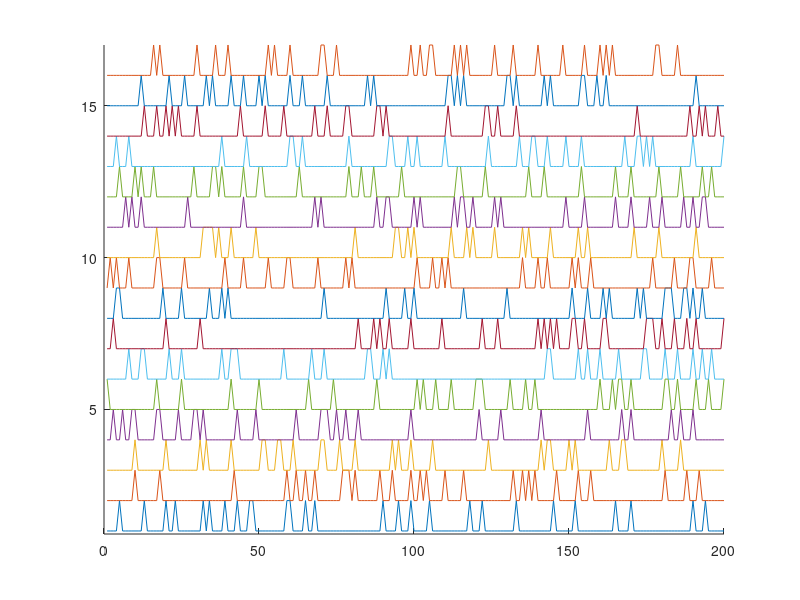
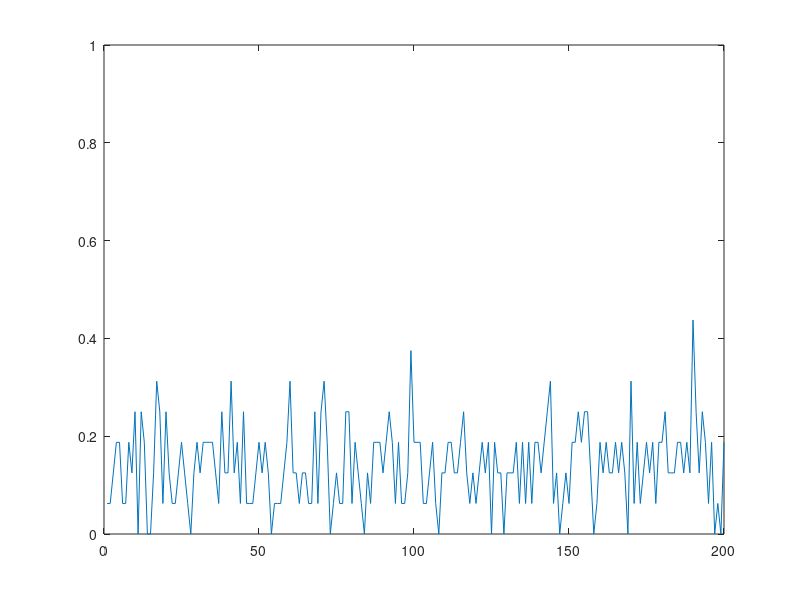
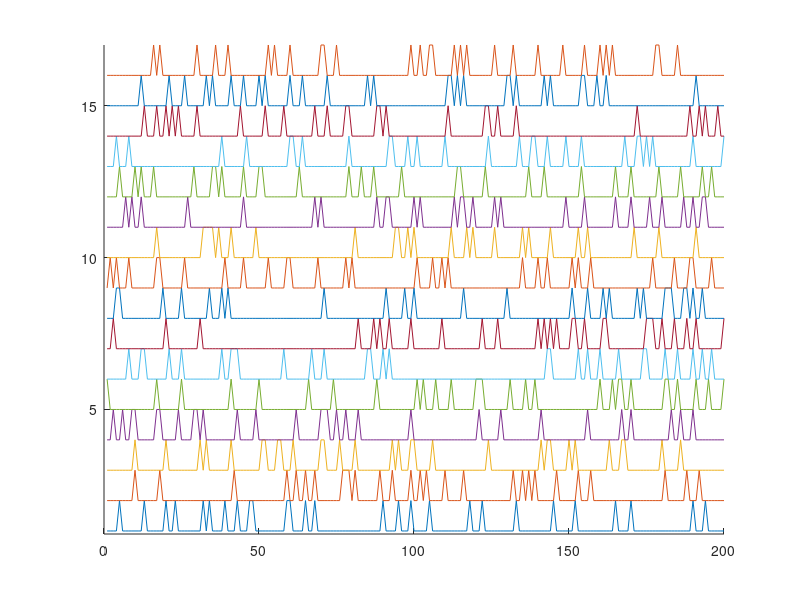
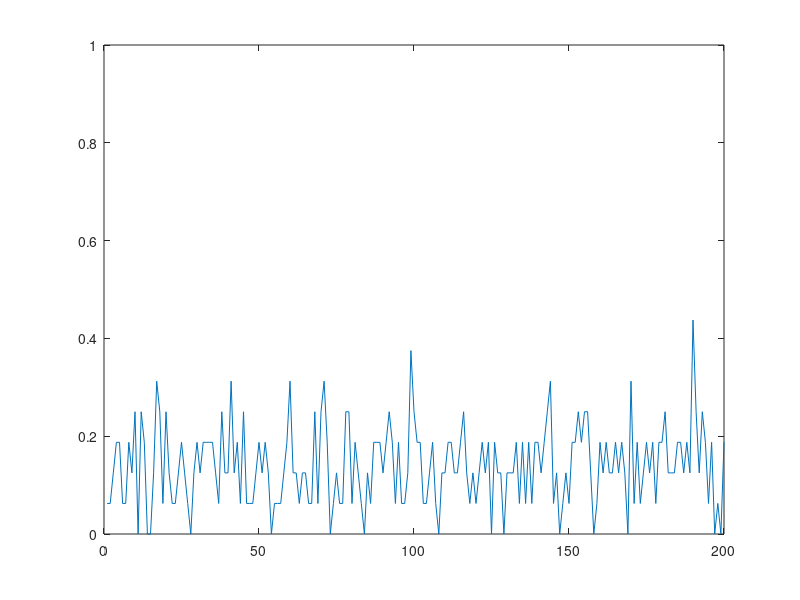

The MATLAB script that drew these images, in order:
clear all

%% Random spikes 

numits = 16; % How many neurons 

len = 200; % Duration of the epoch
numspikes = 30; % Number of spikes per epoch

z = zeros(1,len); % Empty time window, no spikes
t = 1:len; % Time steps

% Make each neuron
for j=numits:-1:1
    neuron(:,j) = z; 
    tt = randi(len,[1,numspikes]); % Random time indexes...
    neuron(tt,j) = 1; % Are set to one, which is the spike
end

% Calculate the downstream response to all neural inputs
    avgDownStream = sum(neuron');
    avgDownStream = avgDownStream / numits;

% Plot all or some of the raw spike trains
maxnumtrainstoshow = 50;
figure(27); clf; hold on;
    for j=1:min([maxnumtrainstoshow, numits])
        plot(t, neuron(:,j)+j);
    end
    ylim([0.9, min([maxnumtrainstoshow+1, numits+1])])

% Plot the downstream neural response
    figure(28); clf; 
        plot(t, avgDownStream); ylim([0 1]);

%% Signal detection with random spikes

detectionChance = 0.20; % Chance that a neuron will detect the event (range 0-1)


neuronDetector = neuron;

detections = find(rand(1,numits) <= detectionChance);
neuronDetector(round(len/2),detections) = 1;

% Calculate the downstream response to all neural inputs
    avgDownStreamDetector = sum(neuronDetector');
    avgDownStreamDetector = avgDownStreamDetector / numits;


figure(29); clf; hold on;
    for j=1:min([maxnumtrainstoshow, numits])
        plot(t, neuronDetector(:,j)+j);
    end
    ylim([0.9, min([maxnumtrainstoshow+1, numits+1])])

% Plot the downstream neural response
    figure(30); clf; 
        plot(t, avgDownStreamDetector); ylim([0 1]);
